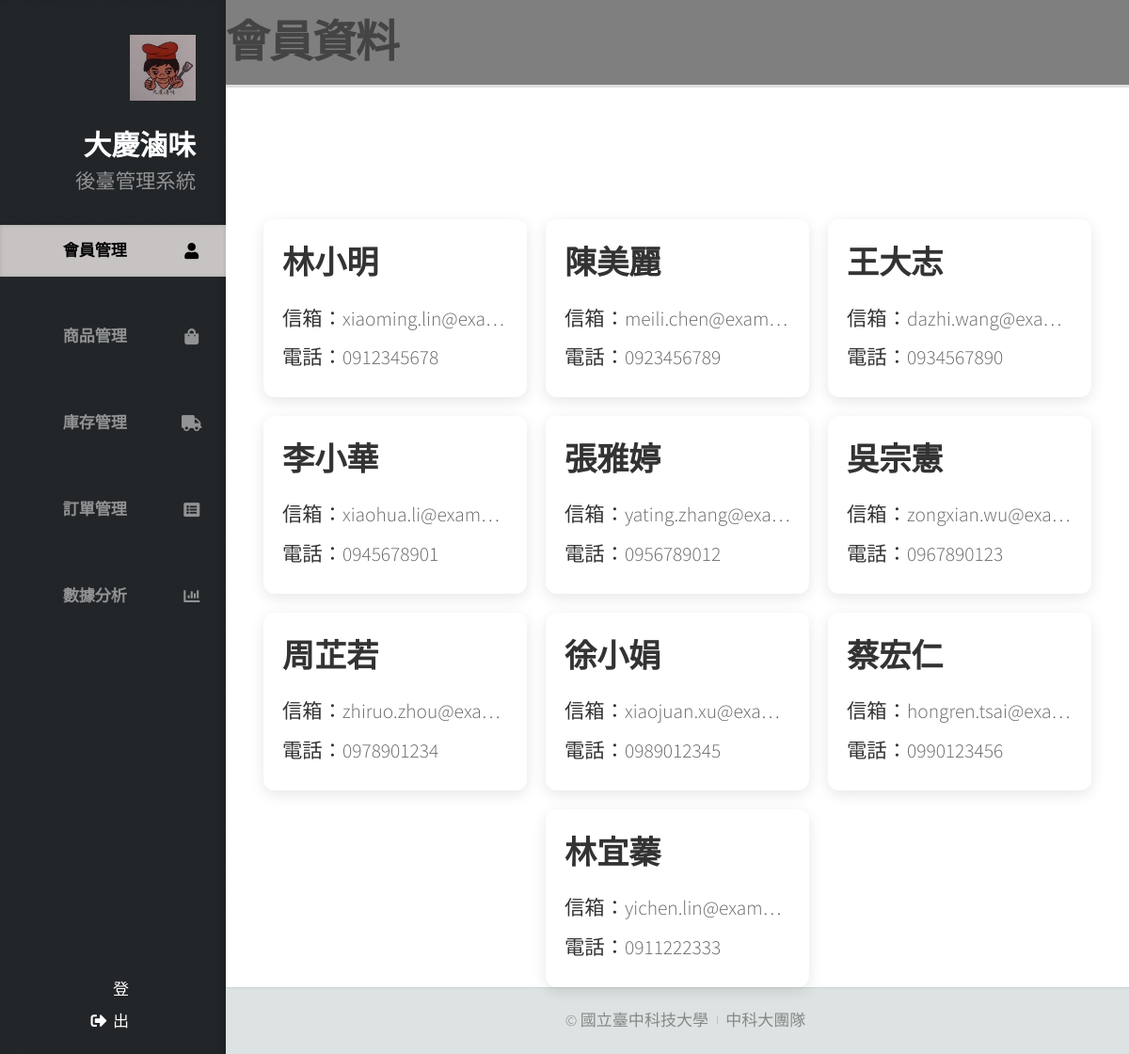
The page /Backstage/index.php (signed in) on the database its author committed.
### tables this page shows
CREATE TABLE `customer` (
  `Customer_ID` int(11) NOT NULL COMMENT '顧客 ID',
  `Customer_name` varchar(100) DEFAULT NULL COMMENT '顧客姓名',
  `Customer_mail` varchar(100) DEFAULT NULL COMMENT '顧客電子郵件',
  `Customer_phone` varchar(20) DEFAULT NULL COMMENT '顧客電話'
);

### Backstage/index.php (the view, shortened to what this page needs)
<!DOCTYPE HTML>
<html>
<head>
  <link rel="stylesheet" href="assets/css/main.css" />
  <link rel="stylesheet" href="assets/css/members.css" />
  <link rel="stylesheet" href="https://cdn.jsdelivr.net/npm/sweetalert2@11.0.18/dist/sweetalert2.min.css">
</head>
<body class="is-preload">
  <div id="header">
      <div class="top">
        <div id="logo">
          <div class="image">
            <span class="image avatar48"><img src="images/LOGOS.jpg" alt="" /></span>
          </div>
          <div class="content">
            <h1 id="title">大慶滷味</h1>
            <p>後臺管理系統</p>
          </div>
        </div>
        <nav id="nav">
          <ul>
            <li><a href="index.php" id="top-link"><span class="icon solid fa-user" style="color: #000;">會員管理</span></a></li>
            <li><a href="commodity.php" id="portfolio-link" data-username="<?php echo $_SESSION['username']; ?>"><span class="icon solid fa-shopping-bag">商品管理</span></a></li>
            <li><a href="commrid.php" id="porrid-link" data-username="<?php echo $_SESSION['username']; ?>"><span class="icon solid fa-truck">庫存管理</span></a></li>
            <li><a href="order_history.php" id="about-link" data-username="<?php echo $_SESSION['username']; ?>"><span class="icon solid fa-list-alt">訂單管理</span></a></li>
            <li><a href="dataanalysis.php" id="contact-link" data-username="<?php echo $_SESSION['username']; ?>"><span class="icon solid fa-chart-bar">數據分析</span></a></li>
          </ul>
        </nav>
      </div>
      <div class="bottom">
        <ul class="icons">
          <li><span class="icon solid fa-sign-out-alt"><a href="logout.php">登出</a></span></li>
        </ul>
      </div>
  </div>
  <div id="main">
    <h2 class="member-title">會員資料</h2>
    <div class="member-container">
      <?php
      include("db_connection.php");
      $sql = "SELECT Customer_name, Customer_mail, Customer_phone FROM customer";
      $result = $conn->query($sql);
      if ($result->num_rows > 0):
        while ($row = $result->fetch_assoc()): ?>
          <div class="member-card">
            <h3><?php echo htmlspecialchars($row['Customer_name']); ?></h3>
            <p><strong>信箱：</strong><?php echo htmlspecialchars($row['Customer_mail']); ?></p>
            <p><strong>電話：</strong><?php echo htmlspecialchars($row['Customer_phone']); ?></p>
          </div>
      <?php endwhile;
      else: ?>
        <p>目前無會員資料。</p>
      <?php endif;
      ?>
    </div>
  </div>
  <div id="footer">
    <ul class="copyright">
      <li>&copy; 國立臺中科技大學</li><li>中科大團隊 </li>
    </ul>
  </div>
</body>
</html>

### Backstage/assets/css/members.css (style rules this page uses)
#top-link { background: rgb(199, 195, 195); box-shadow: inset 0 0 0.25em 0 rgba(0, 0, 0, 0.125); }
body .member-title { margin-bottom: 20px; font-size: 2.2em; font-weight: bold; text-align: left; color: #444; padding: 10px 0; border-bottom: 3px solid #ddd; }
body .member-container { display: flex; flex-wrap: wrap; gap: 20px; padding-top: 120px; justify-content: center; }
body .member-card { background-color: white; border-radius: 12px; padding: 20px; width: 280px; box-shadow: 0 4px 15px rgba(0, 0, 0, 0.1); transition: transform 0.3s ease, box-shadow 0.3s ease; word-wrap: break-word; overflow-wrap: break-word; }
body .member-card h3 { margin: 0 0 15px; font-size: 1.6em; color: #333; font-weight: 600; }
body .member-card p { margin: 4px 0; color: #666; font-size: 1em; white-space: nowrap; overflow: hidden; text-overflow: ellipsis; cursor: pointer; }
body .member-card p strong { color: #333; }

### rows shown on the page
customer: Customer_name "林小明", Customer_mail "xiaoming.lin@exa…", Customer_phone "0912345678"
customer: Customer_name "陳美麗", Customer_mail "meili.chen@exam…", Customer_phone "0923456789"
customer: Customer_name "王大志", Customer_mail "dazhi.wang@exa…", Customer_phone "0934567890"
customer: Customer_name "李小華", Customer_mail "xiaohua.li@exam…", Customer_phone "0945678901"
customer: Customer_name "張雅婷", Customer_mail "yating.zhang@exa…", Customer_phone "0956789012"
customer: Customer_name "吳宗憲", Customer_mail "zongxian.wu@exa…", Customer_phone "0967890123"
customer: Customer_name "周芷若", Customer_mail "zhiruo.zhou@exa…", Customer_phone "0978901234"
customer: Customer_name "徐小娟", Customer_mail "xiaojuan.xu@exa…", Customer_phone "0989012345"
customer: Customer_name "蔡宏仁", Customer_mail "hongren.tsai@exa…", Customer_phone "0990123456"
customer: Customer_name "林宜蓁", Customer_mail "yichen.lin@exam…", Customer_phone "0911222333"
